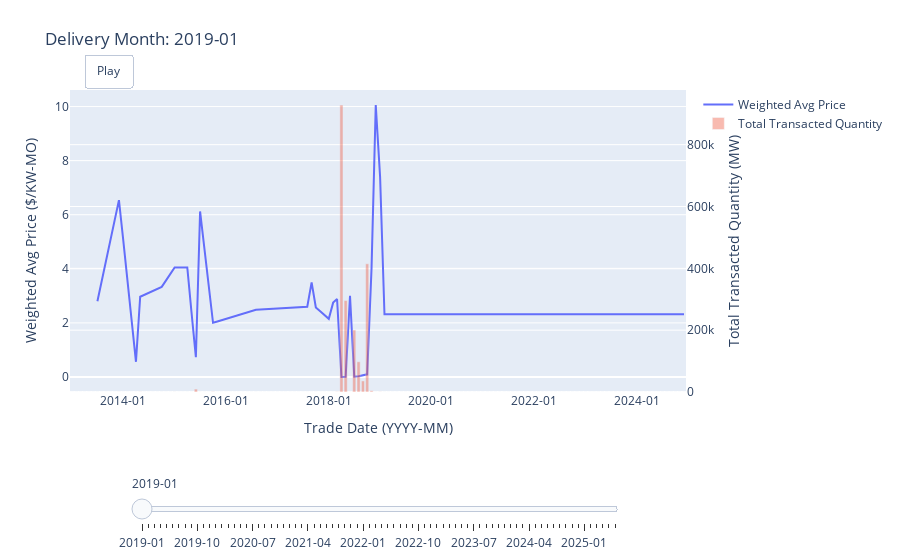

The code cell stored with this chart in its notebook:
### Code cell
# Ensure datetime types
df['trade_date_year_mo'] = pd.to_datetime(df['trade_date_year_mo'])
df['delivery_year_mo']   = pd.to_datetime(df['delivery_year_mo'])

# Get unique delivery months as strings
month_labels_all = sorted(df['delivery_year_mo'].dt.strftime('%Y-%m').unique())

def process_month_data(month_str):
    """
    Filter df to a single delivery month and apply:
    - sort by trade date
    - expand full monthly range
    - interpolate weighted_avg_price
    - fill missing quantity with 0
    Returns a DataFrame indexed by trade_date_year_mo, or None if empty.
    """
    mask = df['delivery_year_mo'].dt.strftime('%Y-%m') == month_str
    g = df.loc[mask].copy()
    if g.empty:
        return None

    # Sort by trade date
    g = g.sort_values('trade_date_year_mo')

    # Full month range to avoid breaks
    full_range = pd.date_range(
        start=g['trade_date_year_mo'].min(),
        end=g['trade_date_year_mo'].max(),
        freq='MS'  # Month Start
    )

    g = g.set_index('trade_date_year_mo').reindex(full_range)
    g.index.name = 'trade_date_year_mo'

    # Interpolate / fill
    g['weighted_avg_price'] = g['weighted_avg_price'].interpolate()
    g['total_transacted_quantity'] = g['total_transacted_quantity'].fillna(0)

    return g

# --- 2. Build frames: one frame per delivery month ---

frames = []
valid_month_labels = []   # only months that actually have data

for month_str in month_labels_all:
    g = process_month_data(month_str)
    if g is None:
        continue

    valid_month_labels.append(month_str)

    line_trace = go.Scatter(
        x=g.index,
        y=g['weighted_avg_price'],
        mode='lines',
        name='Weighted Avg Price',
        yaxis='y1'
    )

    bar_trace = go.Bar(
        x=g.index,
        y=g['total_transacted_quantity'],
        name='Total Transacted Quantity',
        opacity=0.4,
        yaxis='y2'
    )

    # Dynamic axes in each frame: autorange = True
    frames.append(
        go.Frame(
            name=month_str,
            data=[line_trace, bar_trace],
            layout=go.Layout(
                title_text=f"Delivery Month: {month_str}",
                xaxis=dict(
                    autorange=True,
                    tickformat="%Y-%m"
                ),
                yaxis=dict(
                    autorange=True
                ),
                yaxis2=dict(
                    autorange=True
                )
            )
        )
    )

if not frames:
    raise ValueError("No frames were created – check your data.")

initial_frame = frames[0]

# --- 3. Slider that selects frames by delivery month ---

slider_steps = []
for month_str in valid_month_labels:
    slider_steps.append({
        "label": month_str,
        "method": "animate",
        "args": [
            [month_str],   # go to the frame with this name
            {
                "mode": "immediate",
                "frame": {"duration": 0, "redraw": True},
                "transition": {"duration": 0}
            }
        ],
    })

sliders = [{
    "active": 0,
    "pad": {"t": 50},
    "x": 0.1,
    "y": -0.1,
    "len": 0.8,
    "steps": slider_steps
}]

# Optional play button
updatemenus = [{
    "type": "buttons",
    "showactive": False,
    "x": 0.1,
    "y": 1.12,
    "buttons": [
        {
            "label": "Play",
            "method": "animate",
            "args": [
                None,
                {
                    "frame": {"duration": 700, "redraw": True},
                    "fromcurrent": True,
                    "transition": {"duration": 0}
                }
            ]
        }
    ]
}]

# --- 4. Create the figure with dual y-axes and dynamic autorange ---

fig = go.Figure(
    data=initial_frame.data,
    layout=go.Layout(
        title=initial_frame.layout.title,
        xaxis=dict(
            title="Trade Date (YYYY-MM)",
            tickformat="%Y-%m",
            autorange=True
        ),
        yaxis=dict(
            title="Weighted Avg Price ($/KW-MO)",
            autorange=True
        ),
        yaxis2=dict(
            title="Total Transacted Quantity (MW)",
            overlaying="y",
            side="right",
            autorange=True
        ),
        sliders=sliders,
        updatemenus=updatemenus,
        margin=dict(l=70, r=70, t=90, b=110),  # extra bottom margin so slider isn't cut off
    ),
    frames=frames
)

# --- 5. Show it in a notebook / browser ---

fig.show()

# --- 6. (Optional) Export as standalone interactive HTML file ---

fig.write_html("interactive_price_by_delivery_month.html")
print("Saved interactive chart to interactive_price_by_delivery_month.html")

### Figure 1 — Plotly figure (JSON) as saved in the notebook; plotly's stock layout.template omitted (floating-point values rounded to 4 significant figures; data arrays with more than 128 entries replaced by an {"elided": "..."} marker saying what was removed)
{"data": [{"mode": "lines", "name": "Weighted Avg Price", "type": "scatter", "x": {"elided": "144 str values"}, "y": {"elided": "144 float values"}, "yaxis": "y"}, {"name": "Total Transacted Quantity", "opacity": 0.4, "type": "bar", "x": {"elided": "144 str values"}, "y": {"elided": "144 float values"}, "yaxis": "y2"}], "layout": {"margin": {"b": 110, "l": 70, "r": 70, "t": 90}, "sliders": [{"active": 0, "len": 0.8, "pad": {"t": 50}, "steps": [{"args": [["2019-01"], {"frame": {"duration": 0, "redraw": true}, "mode": "immediate", "transition": {"duration": 0}}], "label": "2019-01", "method": "animate"}, {"args": [["2019-02"], {"frame": {"duration": 0, "redraw": true}, "mode": "immediate", "transition": {"duration": 0}}], "label": "2019-02", "method": "animate"}, {"args": [["2019-03"], {"frame": {"duration": 0, "redraw": true}, "mode": "immediate", "transition": {"duration": 0}}], "label": "2019-03", "method": "animate"}, {"args": [["2019-04"], {"frame": {"duration": 0, "redraw": true}, "mode": "immediate", "transition": {"duration": 0}}], "label": "2019-04", "method": "animate"}, {"args": [["2019-05"], {"frame": {"duration": 0, "redraw": true}, "mode": "immediate", "transition": {"duration": 0}}], "label": "2019-05", "method": "animate"}, {"args": [["2019-06"], {"frame": {"duration": 0, "redraw": true}, "mode": "immediate", "transition": {"duration": 0}}], "label": "2019-06", "method": "animate"}, {"args": [["2019-07"], {"frame": {"duration": 0, "redraw": true}, "mode": "immediate", "transition": {"duration": 0}}], "label": "2019-07", "method": "animate"}, {"args": [["2019-08"], {"frame": {"duration": 0, "redraw": true}, "mode": "immediate", "transition": {"duration": 0}}], "label": "2019-08", "method": "animate"}, {"args": [["2019-09"], {"frame": {"duration": 0, "redraw": true}, "mode": "immediate", "transition": {"duration": 0}}], "label": "2019-09", "method": "animate"}, {"args": [["2019-10"], {"frame": {"duration": 0, "redraw": true}, "mode": "immediate", "transition": {"duration": 0}}], "label": "2019-10", "method": "animate"}, {"args": [["2019-11"], {"frame": {"duration": 0, "redraw": true}, "mode": "immediate", "transition": {"duration": 0}}], "label": "2019-11", "method": "animate"}, {"args": [["2019-12"], {"frame": {"duration": 0, "redraw": true}, "mode": "immediate", "transition": {"duration": 0}}], "label": "2019-12", "method": "animate"}, {"args": [["2020-01"], {"frame": {"duration": 0, "redraw": true}, "mode": "immediate", "transition": {"duration": 0}}], "label": "2020-01", "method": "animate"}, {"args": [["2020-02"], {"frame": {"duration": 0, "redraw": true}, "mode": "immediate", "transition": {"duration": 0}}], "label": "2020-02", "method": "animate"}, {"args": [["2020-03"], {"frame": {"duration": 0, "redraw": true}, "mode": "immediate", "transition": {"duration": 0}}], "label": "2020-03", "method": "animate"}, {"args": [["2020-04"], {"frame": {"duration": 0, "redraw": true}, "mode": "immediate", "transition": {"duration": 0}}], "label": "2020-04", "method": "animate"}, {"args": [["2020-05"], {"frame": {"duration": 0, "redraw": true}, "mode": "immediate", "transition": {"duration": 0}}], "label": "2020-05", "method": "animate"}, {"args": [["2020-06"], {"frame": {"duration": 0, "redraw": true}, "mode": "immediate", "transition": {"duration": 0}}], "label": "2020-06", "method": "animate"}, {"args": [["2020-07"], {"frame": {"duration": 0, "redraw": true}, "mode": "immediate", "transition": {"duration": 0}}], "label": "2020-07", "method": "animate"}, {"args": [["2020-08"], {"frame": {"duration": 0, "redraw": true}, "mode": "immediate", "transition": {"duration": 0}}], "label": "2020-08", "method": "animate"}, {"args": [["2020-09"], {"frame": {"duration": 0, "redraw": true}, "mode": "immediate", "transition": {"duration": 0}}], "label": "2020-09", "method": "animate"}, {"args": [["2020-10"], {"frame": {"duration": 0, "redraw": true}, "mode": "immediate", "transition": {"duration": 0}}], "label": "2020-10", "method": "animate"}, {"args": [["2020-11"], {"frame": {"duration": 0, "redraw": true}, "mode": "immediate", "transition": {"duration": 0}}], "label": "2020-11", "method": "animate"}, {"args": [["2020-12"], {"frame": {"duration": 0, "redraw": true}, "mode": "immediate", "transition": {"duration": 0}}], "label": "2020-12", "method": "animate"}, {"args": [["2021-01"], {"frame": {"duration": 0, "redraw": true}, "mode": "immediate", "transition": {"duration": 0}}], "label": "2021-01", "method": "animate"}, {"args": [["2021-02"], {"frame": {"duration": 0, "redraw": true}, "mode": "immediate", "transition": {"duration": 0}}], "label": "2021-02", "method": "animate"}, {"args": [["2021-03"], {"frame": {"duration": 0, "redraw": true}, "mode": "immediate", "transition": {"duration": 0}}], "label": "2021-03", "method": "animate"}, {"args": [["2021-04"], {"frame": {"duration": 0, "redraw": true}, "mode": "immediate", "transition": {"duration": 0}}], "label": "2021-04", "method": "animate"}, {"args": [["2021-05"], {"frame": {"duration": 0, "redraw": true}, "mode": "immediate", "transition": {"duration": 0}}], "label": "2021-05", "method": "animate"}, {"args": [["2021-06"], {"frame": {"duration": 0, "redraw": true}, "mode": "immediate", "transition": {"duration": 0}}], "label": "2021-06", "method": "animate"}, {"args": [["2021-07"], {"frame": {"duration": 0, "redraw": true}, "mode": "immediate", "transition": {"duration": 0}}], "label": "2021-07", "method": "animate"}, {"args": [["2021-08"], {"frame": {"duration": 0, "redraw": true}, "mode": "immediate", "transition": {"duration": 0}}], "label": "2021-08", "method": "animate"}, {"args": [["2021-09"], {"frame": {"duration": 0, "redraw": true}, "mode": "immediate", "transition": {"duration": 0}}], "label": "2021-09", "method": "animate"}, {"args": [["2021-10"], {"frame": {"duration": 0, "redraw": true}, "mode": "immediate", "transition": {"duration": 0}}], "label": "2021-10", "method": "animate"}, {"args": [["2021-11"], {"frame": {"duration": 0, "redraw": true}, "mode": "immediate", "transition": {"duration": 0}}], "label": "2021-11", "method": "animate"}, {"args": [["2021-12"], {"frame": {"duration": 0, "redraw": true}, "mode": "immediate", "transition": {"duration": 0}}], "label": "2021-12", "method": "animate"}, {"args": [["2022-01"], {"frame": {"duration": 0, "redraw": true}, "mode": "immediate", "transition": {"duration": 0}}], "label": "2022-01", "method": "animate"}, {"args": [["2022-02"], {"frame": {"duration": 0, "redraw": true}, "mode": "immediate", "transition": {"duration": 0}}], "label": "2022-02", "method": "animate"}, {"args": [["2022-03"], {"frame": {"duration": 0, "redraw": true}, "mode": "immediate", "transition": {"duration": 0}}], "label": "2022-03", "method": "animate"}, {"args": [["2022-04"], {"frame": {"duration": 0, "redraw": true}, "mode": "immediate", "transition": {"duration": 0}}], "label": "2022-04", "method": "animate"}, {"args": [["2022-05"], {"frame": {"duration": 0, "redraw": true}, "mode": "immediate", "transition": {"duration": 0}}], "label": "2022-05", "method": "animate"}, {"args": [["2022-06"], {"frame": {"duration": 0, "redraw": true}, "mode": "immediate", "transition": {"duration": 0}}], "label": "2022-06", "method": "animate"}, {"args": [["2022-07"], {"frame": {"duration": 0, "redraw": true}, "mode": "immediate", "transition": {"duration": 0}}], "label": "2022-07", "method": "animate"}, {"args": [["2022-08"], {"frame": {"duration": 0, "redraw": true}, "mode": "immediate", "transition": {"duration": 0}}], "label": "2022-08", "method": "animate"}, {"args": [["2022-09"], {"frame": {"duration": 0, "redraw": true}, "mode": "immediate", "transition": {"duration": 0}}], "label": "2022-09", "method": "animate"}, {"args": [["2022-10"], {"frame": {"duration": 0, "redraw": true}, "mode": "immediate", "transition": {"duration": 0}}], "label": "2022-10", "method": "animate"}, {"args": [["2022-11"], {"frame": {"duration": 0, "redraw": true}, "mode": "immediate", "transition": {"duration": 0}}], "label": "2022-11", "method": "animate"}, {"args": [["2022-12"], {"frame": {"duration": 0, "redraw": true}, "mode": "immediate", "transition": {"duration": 0}}], "label": "2022-12", "method": "animate"}, {"args": [["2023-01"], {"frame": {"duration": 0, "redraw": true}, "mode": "immediate", "transition": {"duration": 0}}], "label": "2023-01", "method": "animate"}, {"args": [["2023-02"], {"frame": {"duration": 0, "redraw": true}, "mode": "immediate", "transition": {"duration": 0}}], "label": "2023-02", "method": "animate"}, {"args": [["2023-03"], {"frame": {"duration": 0, "redraw": true}, "mode": "immediate", "transition": {"duration": 0}}], "label": "2023-03", "method": "animate"}, {"args": [["2023-04"], {"frame": {"duration": 0, "redraw": true}, "mode": "immediate", "transition": {"duration": 0}}], "label": "2023-04", "method": "animate"}, {"args": [["2023-05"], {"frame": {"duration": 0, "redraw": true}, "mode": "immediate", "transition": {"duration": 0}}], "label": "2023-05", "method": "animate"}, {"args": [["2023-06"], {"frame": {"duration": 0, "redraw": true}, "mode": "immediate", "transition": {"duration": 0}}], "label": "2023-06", "method": "animate"}, {"args": [["2023-07"], {"frame": {"duration": 0, "redraw": true}, "mode": "immediate", "transition": {"duration": 0}}], "label": "2023-07", "method": "animate"}, {"args": [["2023-08"], {"frame": {"duration": 0, "redraw": true}, "mode": "immediate", "transition": {"duration": 0}}], "label": "2023-08", "method": "animate"}, {"args": [["2023-09"], {"frame": {"duration": 0, "redraw": true}, "mode": "immediate", "transition": {"duration": 0}}], "label": "2023-09", "method": "animate"}, {"args": [["2023-10"], {"frame": {"duration": 0, "redraw": true}, "mode": "immediate", "transition": {"duration": 0}}], "label": "2023-10", "method": "animate"}, {"args": [["2023-11"], {"frame": {"duration": 0, "redraw": true}, "mode": "immediate", "transition": {"duration": 0}}], "label": "2023-11", "method": "animate"}, {"args": [["2023-12"], {"frame": {"duration": 0, "redraw": true}, "mode": "immediate", "transition": {"duration": 0}}], "label": "2023-12", "method": "animate"}, {"args": [["2024-01"], {"frame": {"duration": 0, "redraw": true}, "mode": "immediate", "transition": {"duration": 0}}], "label": "2024-01", "method": "animate"}, {"args": [["2024-02"], {"frame": {"duration": 0, "redraw": true}, "mode": "immediate", "transition": {"duration": 0}}], "label": "2024-02", "method": "animate"}, {"args": [["2024-03"], {"frame": {"duration": 0, "redraw": true}, "mode": "immediate", "transition": {"duration": 0}}], "label": "2024-03", "method": "animate"}, {"args": [["2024-04"], {"frame": {"duration": 0, "redraw": true}, "mode": "immediate", "transition": {"duration": 0}}], "label": "2024-04", "method": "animate"}, {"args": [["2024-05"], {"frame": {"duration": 0, "redraw": true}, "mode": "immediate", "transition": {"duration": 0}}], "label": "2024-05", "method": "animate"}, {"args": [["2024-06"], {"frame": {"duration": 0, "redraw": true}, "mode": "immediate", "transition": {"duration": 0}}], "label": "2024-06", "method": "animate"}, {"args": [["2024-07"], {"frame": {"duration": 0, "redraw": true}, "mode": "immediate", "transition": {"duration": 0}}], "label": "2024-07", "method": "animate"}, {"args": [["2024-08"], {"frame": {"duration": 0, "redraw": true}, "mode": "immediate", "transition": {"duration": 0}}], "label": "2024-08", "method": "animate"}, {"args": [["2024-09"], {"frame": {"duration": 0, "redraw": true}, "mode": "immediate", "transition": {"duration": 0}}], "label": "2024-09", "method": "animate"}, {"args": [["2024-10"], {"frame": {"duration": 0, "redraw": true}, "mode": "immediate", "transition": {"duration": 0}}], "label": "2024-10", "method": "animate"}, {"args": [["2024-11"], {"frame": {"duration": 0, "redraw": true}, "mode": "immediate", "transition": {"duration": 0}}], "label": "2024-11", "method": "animate"}, {"args": [["2024-12"], {"frame": {"duration": 0, "redraw": true}, "mode": "immediate", "transition": {"duration": 0}}], "label": "2024-12", "method": "animate"}, {"args": [["2025-01"], {"frame": {"duration": 0, "redraw": true}, "mode": "immediate", "transition": {"duration": 0}}], "label": "2025-01", "method": "animate"}, {"args": [["2025-02"], {"frame": {"duration": 0, "redraw": true}, "mode": "immediate", "transition": {"duration": 0}}], "label": "2025-02", "method": "animate"}, {"args": [["2025-03"], {"frame": {"duration": 0, "redraw": true}, "mode": "immediate", "transition": {"duration": 0}}], "label": "2025-03", "method": "animate"}, {"args": [["2025-04"], {"frame": {"duration": 0, "redraw": true}, "mode": "immediate", "transition": {"duration": 0}}], "label": "2025-04", "method": "animate"}, {"args": [["2025-05"], {"frame": {"duration": 0, "redraw": true}, "mode": "immediate", "transition": {"duration": 0}}], "label": "2025-05", "method": "animate"}, {"args": [["2025-06"], {"frame": {"duration": 0, "redraw": true}, "mode": "immediate", "transition": {"duration": 0}}], "label": "2025-06", "method": "animate"}], "x": 0.1, "y": -0.1}], "title": {"text": "Delivery Month: 2019-01"}, "updatemenus": [{"buttons": [{"args": [null, {"frame": {"duration": 700, "redraw": true}, "fromcurrent": true, "transition": {"duration": 0}}], "label": "Play", "method": "animate"}], "showactive": false, "type": "buttons", "x": 0.1, "y": 1.12}], "xaxis": {"autorange": true, "tickformat": "%Y-%m", "title": {"text": "Trade Date (YYYY-MM)"}}, "yaxis": {"autorange": true, "title": {"text": "Weighted Avg Price ($/KW-MO)"}}, "yaxis2": {"autorange": true, "overlaying": "y", "side": "right", "title": {"text": "Total Transacted Quantity (MW)"}}}}
